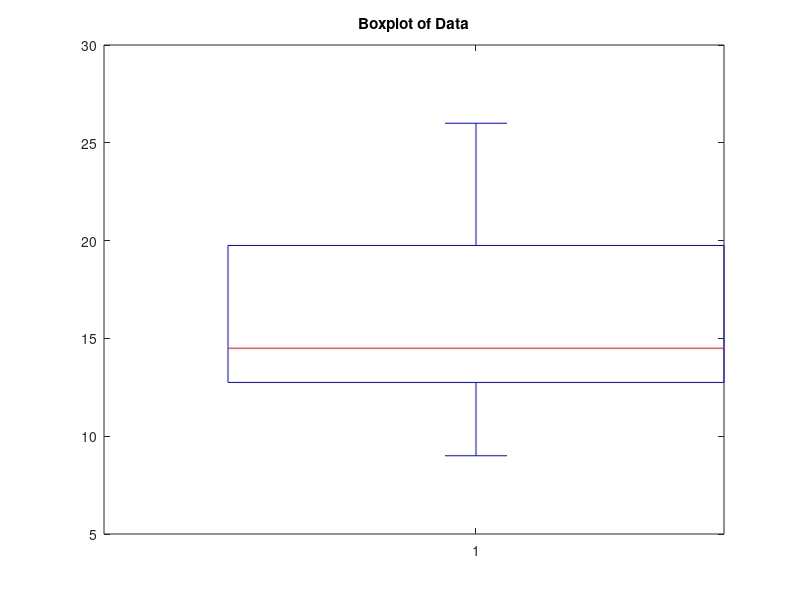

Source code (MATLAB):
%Boxplot for Data Distribution
%Data
data=[15,9,26,13,14,12,22,19];
%Boxplot
figure;
boxplot(data);
title('Boxplot of Data');